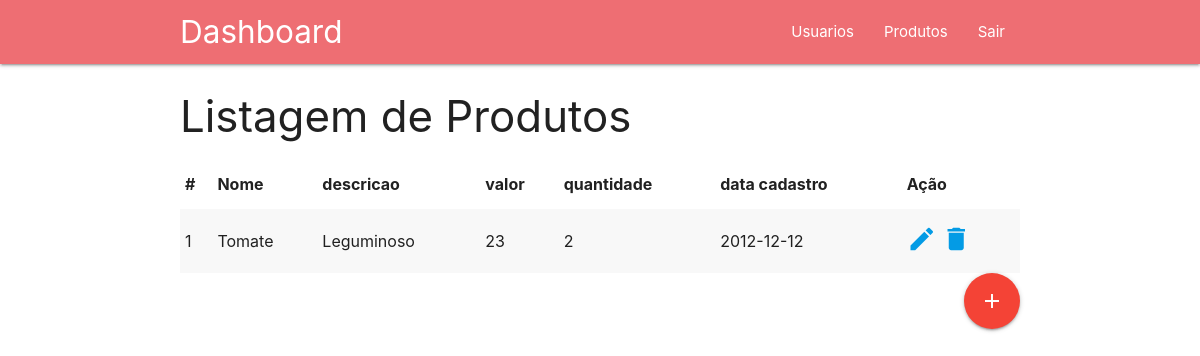
The app's page /index.php/produto, older data.
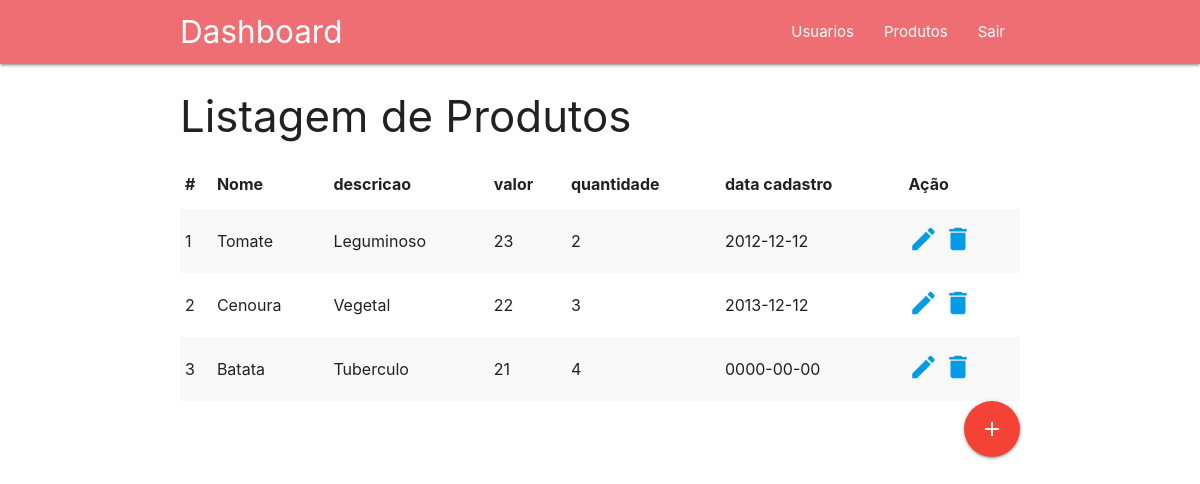
The same page, newer data.
### tables this page shows
CREATE TABLE IF NOT EXISTS produto (
  idProduto smallINT(11) NOT NULL auto_increment,
  nome VARCHAR(45) NOT NULL,
  descricao VARCHAR(70) NOT NULL,
  valor INTEGER NOT NULL,
  quantidade VARCHAR(45) NOT NULL,
   
  data_cadastro DATE NOT NULL,
  PRIMARY KEY (idProduto)
);

### application/controllers/Produto.php (called while the page is built, shortened)
<?php
class Produto extends CI_Controller{
    public function __construct(){
    $this->load->model('ProdutoModel');
    }
    function index(){
        $this->load->model('ProdutoModel');
        $dados['produtos'] = $this->ProdutoModel->listarProdutos();
        $this->load->view('templates/header');
        $this->load->view('lista_produtos', $dados);
    }
}
?>

### index.php (called while the page is built, shortened)
<?php
require_once BASEPATH.'core/CodeIgniter.php';

### application/models/ProdutoModel.php (called while the page is built, shortened)
<?php
class ProdutoModel extends CI_Model{
    function listarProdutos(){
            $query = $this->db->get('produto');
            return $query->result_array();
    }
}
?>

### application/views/lista_produtos.php (the view, shortened to what this page needs)
    ?><!DOCTYPE html>
<html>
    <head>
        <link rel="stylesheet" href="https://cdnjs.cloudflare.com/ajax/libs/materialize/1.0.0/css/materialize.min.css">
    </head>
    <body>
        <div class='container'>
            <h3> Listagem de Produtos</h3>
            <table class="striped">
                <thead>
                    <tr>
                        <th>#</th>
                        <th>Nome</th>
                        <th>descricao</th>
                        <th>valor</th>
                        <th>quantidade</th>
                        <th>data cadastro</th>
                        <th>Ação</th>
                    </tr>
                </thead>
                <tbody>
                    <?php foreach($produtos as $produto ) { ?>
                    <tr>
                        <td> <?=$produto['idProduto']?></td>
                        <td> <?=$produto['nome']?></td>
                        <td> <?=$produto['descricao']?></td>
                        <td> <?=$produto['valor']?></td>
                        <td> <?=$produto['quantidade']?></td>
                        <td> <?=$produto['data_cadastro']?></td>
                        <td>
                            <a href="<?= base_url()?>produto/edit/<?=$produto['idProduto'] ?>">
                            <i class="small material-icons">edit</i>
                            </a>
                            <a href="javascript:goDelete(<?=$produto['idProduto'] ?>)" >
                            <i class="small material-icons">delete</i>
                            </a>
                        </td>
                    </tr>
                    <?php } ?>
                </tbody>
            </table>
            <a href="produto/formulario_produto" class="right btn-floating btn-large waves-effect waves-light red">
            <i class="material-icons">add</i></a>
        </div>
    </body>
</html>

### application/views/templates/header.php (shortened to what this page needs)
<nav>
   <div class="nav-wrapper container">
      <a href="#!" class="brand-logo">Dashboard</a>
      <ul class="right hide-on-med-and-down">
         <li><a href="<?=base_url('usuario')?>">Usuarios</a></li>
         <li><a href="<?=base_url('produto')?>">Produtos</a></li>
         <li><a href="<?=base_url('login/logout')?>">Sair</a></li>
      </ul>
   </div>
</nav>

Row changes from the older to the newer data that the page shows:
added produto: idProduto "2", nome "Cenoura", descricao "Vegetal", valor "22", quantidade "3", data_cadastro "2013-12-12"
added produto: idProduto "3", nome "Batata", descricao "Tuberculo", valor "21", quantidade "4", data_cadastro "0000-00-00"
